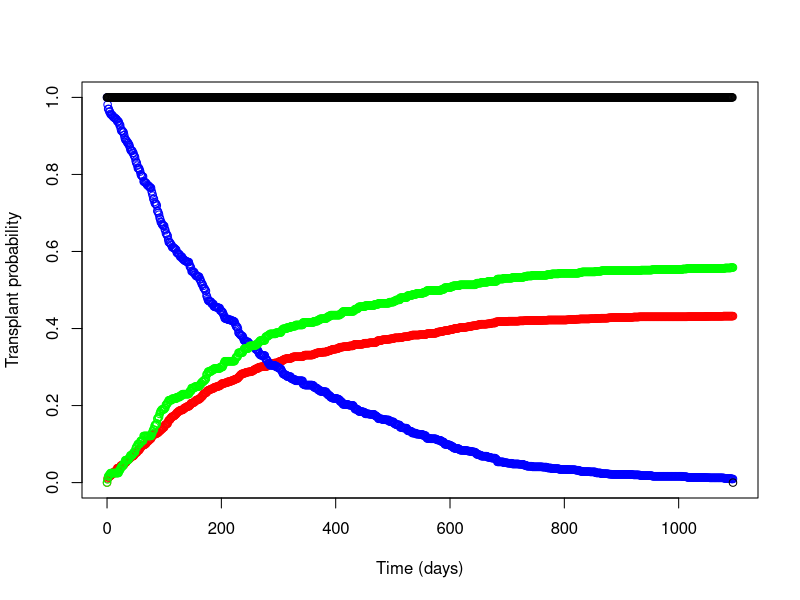

Reproduce this figure in R.
## Set work area/libname ##
#setwd("F:\\Stats & Audit\\Shared\\Cardiothoracic\\Projects\\Outcomes from lung listing\\Modelling\\9. Work for David Speigenhalter\\October 2018\\Cox model work Dec 2020\\R work")

## Import data ##
survdata <- read.csv("lung wlist surv - categorical.csv")
param <- read.csv("wlist param - categorical.csv")
attach(survdata)
attach(param)

## Check data ##
head(survdata)
head(param)

## Adjusted capH will be - log(tx_surv) * exp(XB) ##

adjcox <- function(cent = "Newcastle", sex = 1, disgrp = "COPD", pred = "0", inhosp = 1, nyha = 3, age_grp = 4, prevthor = 1, bld = "O", bmi_grp = 2, fvc_grp = 3) {
  
  
  ## Calculate individual xbeta terms ##
  
  #Sex #
  if(sex == 1){tx_xbeta_sex = tx_sex_1 ; rem_xbeta_sex = rem_sex_1}
  if(sex == 2){tx_xbeta_sex = tx_sex_2 ; rem_xbeta_sex = rem_sex_2}

  #Disease group #
  if(disgrp == "COPD"){tx_xbeta_dis = tx_dis_copd; rem_xbeta_dis = rem_dis_copd}
  if(disgrp == "CF"){tx_xbeta_dis = tx_dis_cf; rem_xbeta_dis = rem_dis_cf}
  if(disgrp == "Other"){tx_xbeta_dis = tx_dis_oth; rem_xbeta_dis = rem_dis_oth}
  if(disgrp == "PF"){tx_xbeta_dis = tx_dis_pf; rem_xbeta_dis = rem_dis_pf}
  
  #Prednisolone group #
  if(pred == "0"){tx_xbeta_pred = tx_pred_0; rem_xbeta_pred = rem_pred_0}
  if(pred == "1-14"){tx_xbeta_pred = tx_pred_1_14; rem_xbeta_pred = rem_pred_1_14}
  if(pred == ">=15"){tx_xbeta_pred = tx_pred_15; rem_xbeta_pred = rem_pred_15}
  
  #In hospital #
  if(inhosp == 1){tx_xbeta_hosp = tx_in_hosp_1; rem_xbeta_hosp = rem_in_hosp_1}
  if(inhosp == 2){tx_xbeta_hosp = tx_in_hosp_2; rem_xbeta_hosp = rem_in_hosp_2}
  
  #NYHA #
  if(nyha == 1){tx_xbeta_nyha = tx_nyha_1; rem_xbeta_nyha = rem_nyha_1}
  if(nyha == 2){tx_xbeta_nyha = tx_nyha_2; rem_xbeta_nyha = rem_nyha_2}
  if(nyha == 3){tx_xbeta_nyha = tx_nyha_3; rem_xbeta_nyha = rem_nyha_3}
  if(nyha == 4){tx_xbeta_nyha = tx_nyha_4; rem_xbeta_nyha = rem_nyha_4}
  
  #Previous thoracotomy #
  if(prevthor == 1){tx_xbeta_prevthor = tx_prev_thor_1; rem_xbeta_prevthor = rem_prev_thor_1}
  if(prevthor == 2){tx_xbeta_prevthor = tx_prev_thor_2; rem_xbeta_prevthor = rem_prev_thor_2}
  
  #Blood group #
  if(bld == "O"){tx_xbeta_bld = tx_bld_1; rem_xbeta_bld = rem_bld_1}
  if(bld == "A"){tx_xbeta_bld = tx_bld_2; rem_xbeta_bld = rem_bld_2}
  if(bld == "B"){tx_xbeta_bld = tx_bld_3; rem_xbeta_bld = rem_bld_3}
  if(bld == "AB"){tx_xbeta_bld = tx_bld_4; rem_xbeta_bld = rem_bld_4}
  
  #BMI group #
  if(bmi_grp == 1){tx_xbeta_bmi = tx_bmi_1; rem_xbeta_bmi = rem_bmi_1}
  if(bmi_grp == 2){tx_xbeta_bmi = tx_bmi_2; rem_xbeta_bmi = rem_bmi_2}
  if(bmi_grp == 3){tx_xbeta_bmi = tx_bmi_3; rem_xbeta_bmi = rem_bmi_3}
  
  #FVC #
  if(fvc_grp == 1){tx_xbeta_fvc = tx_fvc_1; rem_xbeta_fvc = rem_fvc_1}
  if(fvc_grp == 2){tx_xbeta_fvc = tx_fvc_2; rem_xbeta_fvc = rem_fvc_2}
  if(fvc_grp == 3){tx_xbeta_fvc = tx_fvc_3; rem_xbeta_fvc = rem_fvc_3}
  if(fvc_grp == 4){tx_xbeta_fvc = tx_fvc_4; rem_xbeta_fvc = rem_fvc_4}
  
  #Age #
  if(age_grp == 1){tx_xbeta_age = tx_rage_1; rem_xbeta_age = rem_rage_1}
  if(age_grp == 2){tx_xbeta_age = tx_rage_2; rem_xbeta_age = rem_rage_2}
  if(age_grp == 3){tx_xbeta_age = tx_rage_3; rem_xbeta_age = rem_rage_3}
  if(age_grp == 4){tx_xbeta_age = tx_rage_4; rem_xbeta_age = rem_rage_4}
  if(age_grp == 5){tx_xbeta_age = tx_rage_5; rem_xbeta_age = rem_rage_5}
  
  
  ## Total xbetas ##
  tx_xbeta <- sum(tx_xbeta_sex, tx_xbeta_dis, tx_xbeta_pred, tx_xbeta_hosp, tx_xbeta_nyha, tx_xbeta_prevthor, tx_xbeta_bld, tx_xbeta_bmi, tx_xbeta_fvc, tx_xbeta_age)
  rem_xbeta <- sum(rem_xbeta_sex, rem_xbeta_dis, rem_xbeta_pred, rem_xbeta_hosp, rem_xbeta_nyha, rem_xbeta_prevthor, rem_xbeta_bld, rem_xbeta_bmi, rem_xbeta_fvc, rem_xbeta_age)
  
  ## Calculate cumulative hazard for each term ##
  capHtx <- -log(tx_surv) * exp (tx_xbeta)
  capHrem <- -log(rem_surv) * exp (rem_xbeta)
  
  basehaz <- data.frame(survdata, capHtx, capHrem)
  
  #Restrict to centre #
  centre <- basehaz[rec_unit==cent,]
  
  #Set up for 1 row per every day #
  days <- numeric(length = 1096)
  days <- 0:1095
  
  capHtx2 <- numeric(length = 1096)
  capHrem2 <- numeric(length = 1096)
  
  secondday <- centre$time[2]
  secondday
  
  ## delete second entry for day 0 - S(0) needs to start at 1 - only if second time entry is 0 ##
  
  if(secondday == 0){centre <- centre[-c(2),]}
  
  ## set up new dataset for day 0- 1095 - make sure there are data points for every day ##
  
  smoothed_cent <- data.frame(days)
  smoothed_cent$capHtx <- capHtx2
  smoothed_cent$capHrem <- capHrem2
  
  
  ## impute values from newc ##
  j<-1
  for (i in 1:1096){
    if (smoothed_cent$days[i] == centre$time[j] )
    {  smoothed_cent$capHtx[i] <- centre$capHtx[j]
    smoothed_cent$capHrem[i] <- centre$capHrem[j]
    j <- j + 1}
    else {smoothed_cent$capHtx[i] <- centre$capHtx[j-1]
    smoothed_cent$capHrem[i] <- centre$capHrem[j-1]
    }
  }
  
  
  dim(smoothed_cent)[1]
  
  capS <- numeric(length = dim(smoothed_cent)[1])
  capS[1] <- 1
  capF_tx <- numeric(length = dim(smoothed_cent)[1])
  capF_tx[1] <- 0
  capF_rem <- numeric(length = dim(smoothed_cent)[1])
  capF_rem[1] <- 0
  p_tx <- numeric(length = dim(smoothed_cent)[1])
  p_tx[1] <- 0
  p_rem <- numeric(length = dim(smoothed_cent)[1])
  p_rem[1] <- 0
  h_tx <- numeric(length = dim(smoothed_cent)[1])
  h_tx[1] <- 0
  h_rem <- numeric(length = dim(smoothed_cent)[1])
  h_rem[1] <- 0
  
  sumall <- numeric(length = dim(smoothed_cent)[1])
  sumall[1] <- 0
  
  
  for (i in 1:(dim(smoothed_cent)[1]-1)){
    h_tx[i] <- smoothed_cent$capHtx[i+1] - smoothed_cent$capHtx[i]
    p_tx[i] <- h_tx[i] * capS[i]
    capF_tx[i+1] <- capF_tx[i] + p_tx[i]
    
    h_rem[i] <- smoothed_cent$capHrem[i+1] - smoothed_cent$capHrem[i]
    p_rem[i] <- h_rem[i] * capS[i]
    capF_rem[i+1] <- capF_rem[i] + p_rem[i]
    
    capS[i+1] <- capS[i] - p_tx[i] - p_rem[i]
    
    sumall[i] <- capS[i] + capF_rem[i] + capF_tx[i]
    
  }
  
  out <- cbind(smoothed_cent, capS, capF_rem, capF_tx, sumall)
  
  return(out)
  

}

test <- adjcox (cent = "Newcastle", sex = 2, disgrp = "CF", inhosp = 2, bmi_grp = 1, fvc_grp = 2, bld = "A", age_grp = 1, pred = "1-14", nyha = 2, prevthor = 2)

#Plotting the output #
plot(y = test$capF_tx, x = test$days, ylab = "Transplant probability", xlab = "Time (days)", ylim = c(0, 1), col = "red")
points(y = test$capS, x = test$days, col = "blue")
points(y = test$capF_rem, x = test$days, col="green")
points(y = test$sumall, x = test$days, col="black")

